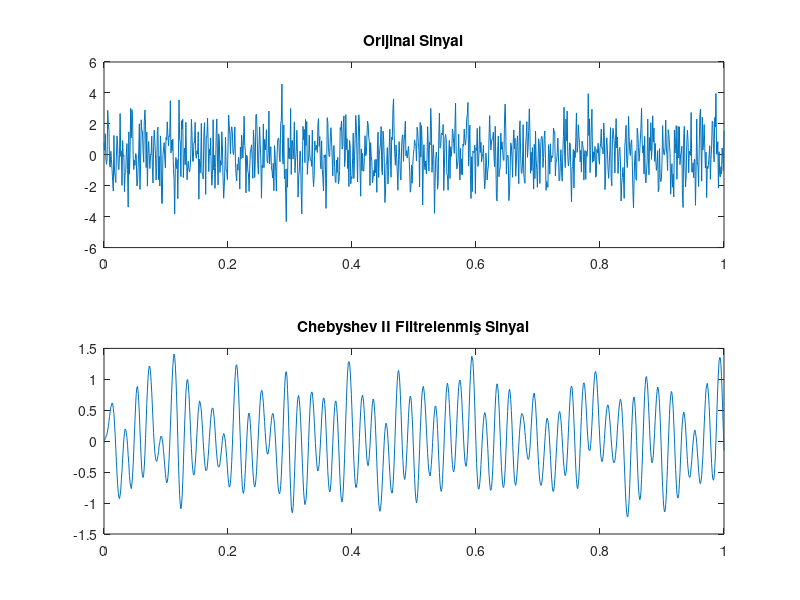
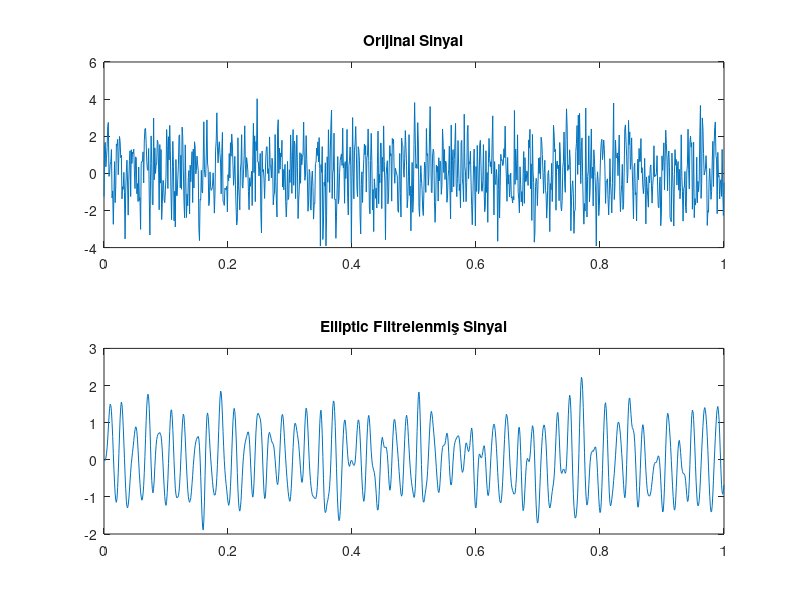
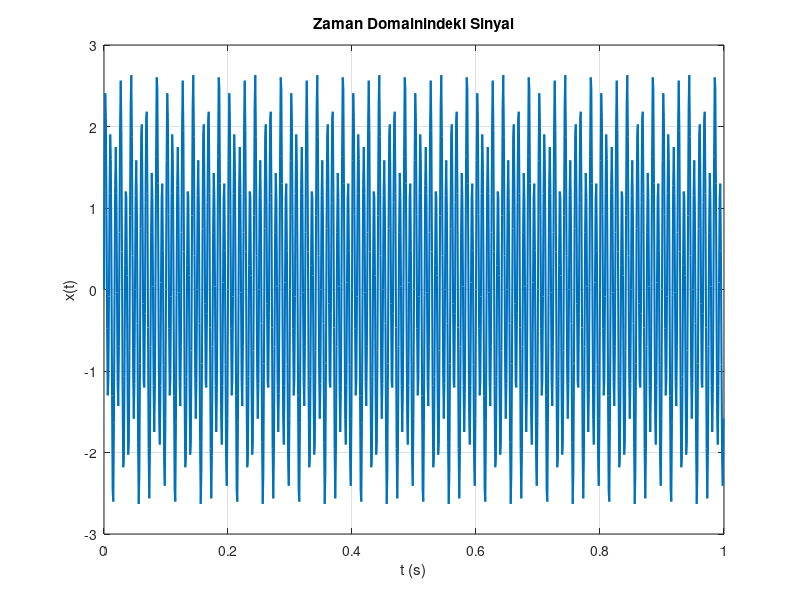
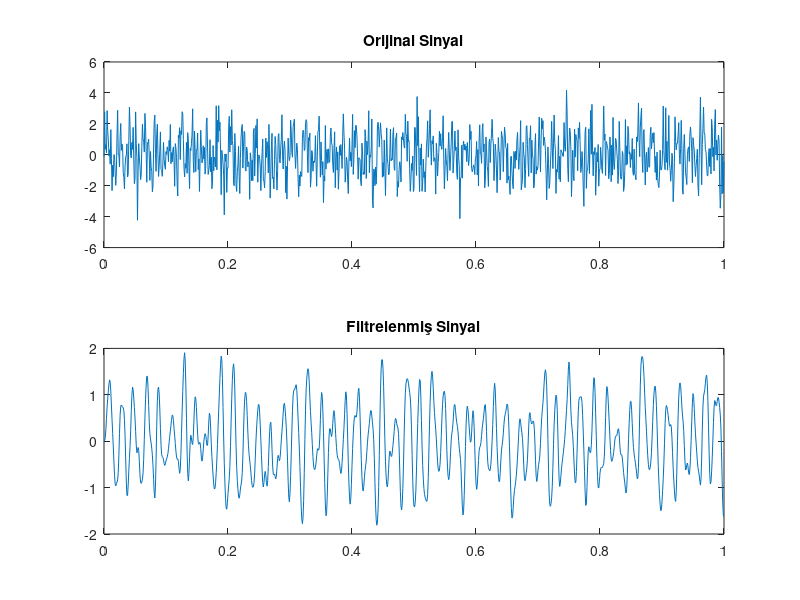

Source code (MATLAB) for these figures, in order: (Note: this script raises an error after producing the figures.)
% Örnek sinyal parametreleri
fs = 10000; % Örnekleme frekansı (Hz)
t = 0:1/fs:1-1/fs; % 1 saniyelik zaman vektörü

% Arızalı rulman titreşim sinyalinin oluşturulması (örnek)
f_bearing_fault = 150; % Arıza frekansı (örnek olarak 150 Hz)
x = sin(2 * pi * f_bearing_fault * t) + 0.5 * sin(2 * pi * 2 * f_bearing_fault * t); % Harmonikler eklenir
x = x + 0.3 * randn(size(t)); % Gürültü eklenir

% Fourier dönüşümünün hesaplanması
X = fft(x);
n = length(x);
f_vector = (0:n-1)*(fs/n); % Frekans vektörü

% Genlik spektrumu
amplitude = abs(X)/n;

% Spektrumun ilk yarısının gösterimi
figure;
plot(f_vector(1:floor(n/2)), amplitude(1:floor(n/2)));
title('Arızalı Rulman Titreşim Sinyalinin Fourier Dönüşümü');
xlabel('Frekans (Hz)');
ylabel('Genlik');
grid on;


% Sinyal oluşturma
Fs = 1000;
t = 0:1/Fs:1;
x = sin(2*pi*50*t) + sin(2*pi*200*t) + randn(size(t));  % 50 Hz, 200 Hz sinüs dalgaları ve gürültü
% Chebyshev I düşük geçiş filtresi tasarımı
Rp = 1;  % Geçiş bölgesindeki dalgalanma (dB)
Wn = 100 / (Fs / 2);  % Kesme frekansı
[b, a] = cheby1(4, Rp, Wn, 'low');  % 4. dereceden Chebyshev I filtresi
% Filtreleme
y = filter(b, a, x);  % x sinyalini filtrele
% Sonuçları çizme
subplot(2,1,1);
plot(t, x);
title('Orijinal Sinyal');
subplot(2,1,2);
plot(t, y);
title('Chebyshev I Filtrelenmiş Sinyal');
%Rp: Geçiş bölgesindeki dalgalanma.
%cheby1: Chebyshev I filtresi.


% Sinyal oluşturma
Fs = 1000;
t = 0:1/Fs:1;
x = sin(2*pi*50*t) + sin(2*pi*200*t) + randn(size(t));  % 50 Hz, 200 Hz sinüs dalgaları ve gürültü

% Chebyshev II düşük geçiş filtresi tasarımı
Rs = 40;  % Duraklama bölgesindeki dalgalanma (dB)
Wn = 100 / (Fs / 2);  % Kesme frekansı
[b, a] = cheby2(4, Rs, Wn, 'low');  % 4. dereceden Chebyshev II filtresi

% Filtreleme
y = filter(b, a, x);  % x sinyalini filtrele

% Sonuçları çizme
subplot(2,1,1);
plot(t, x);
title('Orijinal Sinyal');
subplot(2,1,2);
plot(t, y);
title('Chebyshev II Filtrelenmiş Sinyal');
%Rs: Duraklama bölgesindeki dalgalanma.
%cheby2: Chebyshev II filtresi.

% Zamanla sönümlenen sinüs sinyali
fs = 1000; % Örnekleme frekansı (Hz)
t = 0:1/fs:2-1/fs; % Zaman vektörü (2 saniye)
x = exp(-0.5*t) .* sin(2 * pi * 50 * t); % 50 Hz sönümlü sinüs dalgası

% Fourier dönüşümünü hesaplama
X = fft(x);
n = length(x);
f = (0:n-1)*(fs/n); % Frekans vektörü

% Genlik spektrumu
amplitude = abs(X)/n;

% Frekans alanında gösterim (ilk yarı)
figure;
plot(f(1:floor(n/2)), amplitude(1:floor(n/2)));
title('Zamanla Sönümlenen Sinüs Sinyalinin Fourier Dönüşümü');
xlabel('Frekans (Hz)');
ylabel('Genlik');
grid on;


% Sinyal oluşturma
Fs = 1000;
t = 0:1/Fs:1;
x = sin(2*pi*50*t) + sin(2*pi*200*t) + randn(size(t));  % 50 Hz, 200 Hz sinüs dalgaları ve gürültü

% Elliptic düşük geçiş filtresi tasarımı
Rp = 1;  % Geçiş bölgesindeki dalgalanma (dB)
Rs = 40;  % Duraklama bölgesindeki dalgalanma (dB)
Wn = 100 / (Fs / 2);  % Kesme frekansı
[b, a] = ellip(4, Rp, Rs, Wn, 'low');  % 4. dereceden Elliptic filtre

% Filtreleme
y = filter(b, a, x);  % x sinyalini filtrele

% Sonuçları çizme
subplot(2,1,1);
plot(t, x);
title('Orijinal Sinyal');
subplot(2,1,2);
plot(t, y);
title('Elliptic Filtrelenmiş Sinyal');


% Örnekleme parametreleri
fs = 1000;            % Örnekleme frekansı (Hz)
T = 1/fs;             % Örnekleme aralığı
L = 1000;             % Sinyal uzunluğu
t = (0:L-1)*T;        % Zaman vektörü
% Sinyal: 50 Hz ve 120 Hz frekanslı bileşenler
x = 0.7*sin(2*pi*50*t) + 2*sin(2*pi*120*t);
% Fourier dönüşümü
Y = fft(x);
% Frekans ekseni
P2 = abs(Y/L);        % Çift taraflı spektrum
P1 = P2(1:L/2+1);     % Tek taraflı spektrum
P1(2:end-1) = 2*P1(2:end-1);
f = fs*(0:(L/2))/L;
% Zaman domainindeki sinyali çiz
figure;
plot(t, x, 'LineWidth', 1.5);
title('Zaman Domainindeki Sinyal');
xlabel('t (s)');
ylabel('x(t)');
grid on;

% Frekans domaininde sinyali çiz
figure;
plot(f, P1, 'LineWidth', 1.5);
title('Frekans Domaininde Sinyal');
xlabel('Frekans (Hz)');
ylabel('|P1(f)|');
grid on;


% Butterworth filtresi tasarımı ve ileri-geri filtreleme
Fs = 1000;
t = 0:1/Fs:1;
x = sin(2*pi*50*t) + sin(2*pi*200*t) + randn(size(t));  % 50 Hz, 200 Hz sinüs dalgaları ve gürültü
Wn = 100 / (Fs / 2);  % Kesme frekansı
[b, a] = butter(4, Wn, 'low');  % 4. dereceden Butterworth filtresi

% İleri ve geri filtreleme (faz kayması sıfır)
y = filtfilt(b, a, x);  % x sinyalini ileri ve geri filtrele
% Sonuçları çizme
subplot(2,1,1);
plot(t, x);
title('Orijinal Sinyal');
subplot(2,1,2);
plot(t, y);
title('İleri ve Geri Filtrelenmiş Sinyal (filtfilt)');


% Butterworth filtresi tasarımı ve ileri-geri filtreleme
Fs = 1000;
t = 0:1/Fs:1;
x = sin(2*pi*50*t) + sin(2*pi*200*t) + randn(size(t));  % 50 Hz, 200 Hz sinüs dalgaları ve gürültü
Wn = 100 / (Fs / 2);  % Kesme frekansı
[b, a] = butter(4, Wn, 'low');  % 4. dereceden Butterworth filtresi
% İleri ve geri filtreleme (faz kayması sıfır)
y = filtfilt(b, a, x);  % x sinyalini ileri ve geri filtrele
% Sonuçları çizme
subplot(2,1,1);
plot(t, x);
title('Orijinal Sinyal');
subplot(2,1,2);
plot(t, y);
title('İleri ve Geri Filtrelenmiş Sinyal (filtfilt)');


% Sinyal oluşturma
Fs = 1000;  % Örnekleme frekansı (Hz)
t = 0:1/Fs:1;  % Zaman vektörü
x = sin(2*pi*50*t) + sin(2*pi*200*t) + randn(size(t));  % 50 Hz, 200 Hz sinüs dalgaları ve gürültü
% Butterworth düşük geçiş filtresi tasarımı
Wn = 100 / (Fs / 2);  % Kesme frekansı (normalize)
[b, a] = butter(4, Wn, 'low');  % 4. dereceden düşük geçiş filtresi
% Filtreleme
y = filter(b, a, x);  % x sinyalini filtrele
% Sonuçları çizme
subplot(2,1,1);
plot(t, x);
title('Orijinal Sinyal');
subplot(2,1,2);
plot(t, y);
title('Filtrelenmiş Sinyal');

% Sinyal oluşturma
Fs = 1000;  % Örnekleme frekansı (Hz)
t = 0:1/Fs:1;  % Zaman vektörü
x = sin(2*pi*50*t) + sin(2*pi*200*t) + randn(size(t));  % 50 Hz, 200 Hz sinüs dalgaları ve gürültü

% Butterworth düşük geçiş filtresi tasarımı
Wn = 100 / (Fs / 2);  % Kesme frekansı (normalize)
[b, a] = butter(4, Wn, 'low');  % 4. dereceden düşük geçiş filtresi

% Filtreleme
y = filter(b, a, x);  % x sinyalini filtrele

% Sonuçları çizme
subplot(2,1,1);
plot(t, x);
title('Orijinal Sinyal');
subplot(2,1,2);
plot(t, y);
title('Filtrelenmiş Sinyal');

%&&Wn: Kesme frekansı, Nyquist frekansına göre normalize edilir.
%b ve a: Butterworth filtresinin katsayıları.
%filter(b, a, x): x sinyalini filtreler.

% Sürekli zaman sinyali tanımlama
fs = 1000; % Örnekleme frekansı (Hz)
t = 0:1/fs:1-1/fs; % 1 saniye boyunca zaman vektörü
x = cos(2 * pi * 50 * t) + cos(2 * pi * 120 * t); % 50 Hz ve 120 Hz bileşenleri olan sinyal

% Fourier dönüşümünü hesaplama
X = fft(x);
n = length(x); % Örnek sayısı
f = (0:n-1)*(fs/n); % Frekans vektörü

% Genlik spektrumu elde etme
amplitude = abs(X)/n;

% Frekans alanında gösterim (ilk yarı)
figure;
plot(f(1:floor(n/2)), amplitude(1:floor(n/2)));
title('Sinyalin Fourier Dönüşümü');
xlabel('Frekans (Hz)');
ylabel('Genlik');
grid on;



% Sürekli zaman sinyali tanımlama
fs_continuous = 10000; % Sürekli zaman için yüksek örnekleme frekansı (Hz)
t_continuous = 0:1/fs_continuous:1; % Zaman vektörü (1 saniye)
x_continuous = sin(2 * pi * 50 * t_continuous); % 50 Hz'lik bir sinüs dalgası

% Örnekleme frekansını belirleme
fs_sample = 200; % Örnekleme frekansı (Hz)
t_sampled = 0:1/fs_sample:1; % Örnekleme zaman vektörü
x_sampled = sin(2 * pi * 50 * t_sampled); % Örneklenmiş sinyal

% Sinyalin yeniden oluşturulması (spline interpolasyonu)
t_reconstructed = 0:1/fs_continuous:1; % Yeniden yapılandırma için zaman vektörü
x_reconstructed = interp1(t_sampled, x_sampled, t_reconstructed, 'spline');

% Grafik çizimi
figure;
subplot(3, 1, 1);
plot(t_continuous, x_continuous, 'b');
title('Sürekli Zaman Sinyali');
xlabel('Zaman (s)');
ylabel('Genlik');
grid on;

subplot(3, 1, 2);
stem(t_sampled, x_sampled, 'r');
title('Örneklenmiş Sinyal');
xlabel('Zaman (s)');
ylabel('Genlik');
grid on;

subplot(3, 1, 3);
plot(t_reconstructed, x_reconstructed, 'g');
title('Yeniden Yapılandırılmış Sinyal');
xlabel('Zaman (s)');
ylabel('Genlik');
grid on;


% Sinüs sinyaline gürültü ekleme
fs = 1000; % Örnekleme frekansı (Hz)
t = 0:1/fs:1-1/fs; % Zaman vektörü (1 saniye)
x = sin(2 * pi * 50 * t) + 0.5 * randn(size(t)); % 50 Hz sinüs sinyali ve rastgele gürültü

% Fourier dönüşümünü hesaplama
X = fft(x);
n = length(x);
f = (0:n-1)*(fs/n); % Frekans vektörü

% Genlik spektrumu
amplitude = abs(X)/n;

% Frekans alanında gösterim (ilk yarı)
figure;
plot(f(1:floor(n/2)), amplitude(1:floor(n/2)));
title('Gürültülü Sinüs Sinyalinin Fourier Dönüşümü');
xlabel('Frekans (Hz)');
ylabel('Genlik');
grid on;


% Iris veri setini yükle
load fisheriris

% Özellikler (X) ve etiketler (Y)
X = meas; % Özellikler (4 özellik)
Y = grp2idx(species); % Etiketler (3 sınıf: setosa, versicolor, virginica)

% Eğitim ve test verisi olarak veriyi bölelim (80% eğitim, 20% test)
cv = cvpartition(length(Y), 'HoldOut', 0.2);
X_train = X(training(cv), :);
Y_train = Y(training(cv));
X_test = X(test(cv), :);
Y_test = Y(test(cv));

% 1. Min-Max Normalizasyonu
X_train_normalized_minmax = (X_train - min(X_train)) ./ (max(X_train) - min(X_train));
X_test_normalized_minmax = (X_test - min(X_train)) ./ (max(X_train) - min(X_train));

% 2. PCA için SVD kullanma (Min-Max Normalizasyonu ile)
% Veriyi merkezleme
X_train_centered = X_train_normalized_minmax - mean(X_train_normalized_minmax);
X_test_centered = X_test_normalized_minmax - mean(X_train_normalized_minmax);  % Test verisini de eğitim verisine göre merkezleyin

% SVD ile PCA dönüşümü
[U, S, V] = svd(X_train_centered, 'econ');  % 'econ' küçük boyutlu sonuç döndürür

% İlk 2 ana bileşeni seçme
num_components = 2;
X_train_pca = U(:, 1:num_components) * S(1:num_components, 1:num_components);  % Eğitim verisi için PCA dönüşümü
X_test_pca = X_test_centered * V(:, 1:num_components);  % Test verisi için PCA dönüşümü

% 3. PCA ile YSA modeli oluşturma (Min-Max Normalizasyonu ile)
net_pca_minmax = feedforwardnet(10);  % 10 nöronlu bir sinir ağı
net_pca_minmax = train(net_pca_minmax, X_train_pca', Y_train');
Y_pred_pca_minmax = net_pca_minmax(X_test_pca')';

% 4. PCA'sız YSA modeli oluşturma (Min-Max Normalizasyonu ile)
X_train_raw_minmax = X_train_normalized_minmax;
X_test_raw_minmax = X_test_normalized_minmax;

net_raw_minmax = feedforwardnet(10);  % 10 nöronlu bir sinir ağı
net_raw_minmax = train(net_raw_minmax, X_train_raw_minmax', Y_train');
Y_pred_raw_minmax = net_raw_minmax(X_test_raw_minmax')';

% Sonuçları görselleştirme ve karşılaştırma
disp('Min-Max Normalizasyonu ile PCA ile tahmin sonuçları:');
disp(Y_pred_pca_minmax);
disp('Min-Max Normalizasyonu ile PCA\sız tahmin sonuçları:');
disp(Y_pred_raw_minmax);

% Doğruluk oranı hesaplama
accuracy_pca_minmax = sum(round(Y_pred_pca_minmax) == Y_test) / length(Y_test) * 100;
accuracy_raw_minmax = sum(round(Y_pred_raw_minmax) == Y_test) / length(Y_test) * 100;

disp(['Min-Max Normalizasyonu ile PCA ile doğruluk: ', num2str(accuracy_pca_minmax), '%']);
disp(['Min-Max Normalizasyonu ile PCA\sız doğruluk: ', num2str(accuracy_raw_minmax), '%']);


% Sinyal oluşturma
fs = 1000; % Örnekleme frekansı (Hz)
t = 0:1/fs:1-1/fs; % Zaman vektörü
signal = sin(2*pi*50*t) + 0.5*sin(2*pi*120*t); % İki farklı frekansta sinyal
noise = 0.5*randn(size(t)); % Gürültü
noisySignal = signal + noise; % Gürültülü sinyal

% Fourier Transformu
Y = fft(noisySignal);
f = (0:length(Y)-1)*(fs/length(Y));

% Filtreleme (50 ve 120 Hz dışındaki frekansları kaldır)
Y_filtered = Y;
Y_filtered(f > 60 & f < 110) = 0;

% Ters Fourier
filteredSignal = ifft(Y_filtered);

% Grafik
figure;
subplot(3,1,1); plot(t, noisySignal); title('Gürültülü Sinyal');
subplot(3,1,2); plot(f, abs(Y)); title('Frekans Bileşenleri');
subplot(3,1,3); plot(t, real(filteredSignal)); title('Filtrelenmiş Sinyal');
%Bu örnekte:

%Amaç: Bir sinyal üzerinde bulunan gürültüyü (noise) temizlemek.
%Kod Açıklaması:
%Sinyal iki farklı frekansta (50 Hz ve 120 Hz) üretiliyor.
%Gürültü (random noise) ekleniyor.
%Fourier dönüşümü ile sinyalin frekans bileşenleri hesaplanıyor.
%İstenmeyen frekans bileşenleri sıfırlanıyor (60-110 Hz arası filtreleniyor).
%Ters Fourier dönüşümü ile filtrelenmiş sinyal zamana geri dönüştürülüyor.
%Sonuç: Gürültü azaltılmış ve net bir sinyal elde ediliyor.


% Görüntü yükleme
img = imread('cameraman.tif');
img_fft = fftshift(fft2(img)); % Fourier Transformu

% Magnitude spektrumu
magnitude = abs(img_fft);

% Grafik
figure;
subplot(1,2,1); imshow(img); title('Orijinal Görüntü');
subplot(1,2,2); imshow(log(1+magnitude), []); title('Frekans Spektrumu');
%/*Bu örnekte:

%Amaç: Görüntünün frekans bileşenlerini analiz etmek.
%Kod Açıklaması:
%Görüntü (örneğin cameraman.tif) yükleniyor.
%fft2 kullanılarak görüntü frekans uzayına dönüştürülüyor.
%Frekans spektrumu hesaplanıyor ve logaritmik olarak görselleştiriliyor.
%Sonuç: Görüntünün frekans bileşenleri inceleniyor. Düşük frekanslar görüntüdeki büyük yapıları, 
%yüksek frekanslar ise keskin detayları temsil eder.*/


% Titreşim sinyali oluşturma
fs = 1000; 
t = 0:1/fs:1-1/fs;
signal = sin(2*pi*50*t).*(t<0.5) + sin(2*pi*150*t).*(t>=0.5);
% Süre ve frekans analizi
spectrogram(signal,128,120,128,fs,'yaxis');
% Grafik
title('Zaman-Frekans Analizi (Spektrogram)');
%Bu örnekte:
%Amaç: Frekansı zaman içinde değişen bir sinyalin analizini yapmak.
%Kod Açıklaması:
%Zamanın ilk yarısında düşük frekanslı, ikinci yarısında yüksek frekanslı bir sinyal oluşturuluyor.
%MATLAB'ın spectrogram fonksiyonu ile sinyalin zaman-frekans analizi yapılıyor.
%Sonuç: Spektrogram grafiği sayesinde sinyalin frekanslarının zaman içinde nasıl değiştiği gözlemleniyor.


% Sinyal oluşturma
fs = 1000; 
t = 0:1/fs:1-1/fs;
message = sin(2*pi*10*t); % Mesaj sinyali
fc = 100; % Taşıyıcı frekans
fm_signal = cos(2*pi*fc*t + 2*pi*10*message); % FM modüle edilmiş sinyal

% Grafik
figure;
subplot(2,1,1); plot(t, message); title('Mesaj Sinyali');
subplot(2,1,2); plot(t, fm_signal); title('FM Modüle Sinyal');

%Bu örnekte:

%Amaç: Mesaj sinyalini taşıyıcı frekans ile modüle ederek iletim için bir FM sinyali oluşturmak.
%Kod Açıklaması:
%10 Hz%lik bir mesaj sinyali ve 100 Hz’lik bir taşıyıcı frekans üretiliyor.
%Mesaj sinyali taşıyıcı frekansa bindiriliyor (frekans modülasyonu).
%Modüle edilmiş sinyal zaman alanında görselleştiriliyor.
%Sonuç: İletişim sistemlerinde kullanılan bir FM sinyali elde ediliyor.

% Radar sinyali
c = 3e8; % Işık hızı
fs = 1e9; % Örnekleme frekansı
t = 0:1/fs:1e-6; % Sinyal süresi
f0 = 77e9; % Taşıyıcı frekans
bw = 200e6; % Band genişliği
chirpSignal = chirp(t,0,bw,fs);

% Geri dönen sinyal (yansıma)
delay = 2e-6; % Gecikme (s)
reflectedSignal = [zeros(1,round(delay*fs)), chirpSignal];

% Zaman gecikmesinden mesafe hesaplama
correlation = xcorr(reflectedSignal, chirpSignal);
[~, idx] = max(correlation);
distance = (idx/fs)*c/2;

% Sonuç
disp(['Hedef mesafesi: ', num2str(distance), ' metre']);

%Bu örnekte:

%Amaç: Radar veya sonar sistemlerinde bir nesnenin mesafesini hesaplamak.
%Kod Açıklaması:
%Radar tarafından gönderilen bir sinyal (chirp) oluşturuluyor.
%Geri dönen yansıma sinyali gecikmeli olarak modelleniyor.
%İki sinyal arasındaki zaman gecikmesi, mesafeyi hesaplamak için kullanılıyor.
%Sonuç: Hedefin mesafesi ışık hızına ve gecikmeye bağlı olarak hesaplanıyor.

% Titreşim verisi
fs = 1000;
t = 0:1/fs:2-1/fs;
vibration = sin(2*pi*100*t) + 0.3*sin(2*pi*200*t);

% FFT analizi
V = fft(vibration);
f = (0:length(V)-1)*(fs/length(V));

% Grafik
figure;
subplot(2,1,1); plot(t, vibration); title('Titreşim Verisi');
subplot(2,1,2); plot(f, abs(V)); title('Frekans Analizi');

%Bu örnekte:

%Amaç: Mekanik sistemlerde titreşimlerin frekans analizi.
%Kod Açıklaması:
%100 Hz ve 200 Hz%lik iki farklı frekansın birleşiminden oluşan bir titreşim sinyali üretiliyor.
%Fourier dönüşümü ile titreşim frekansları tespit ediliyor.
%Frekans grafiği, titreşimlerde hangi frekansların baskın olduğunu gösteriyor.
%Sonuç: Titreşimlerin hangi frekanslarda meydana geldiği analiz ediliyor, bu da mekanik sorunların teşhisi için kullanılabilir.